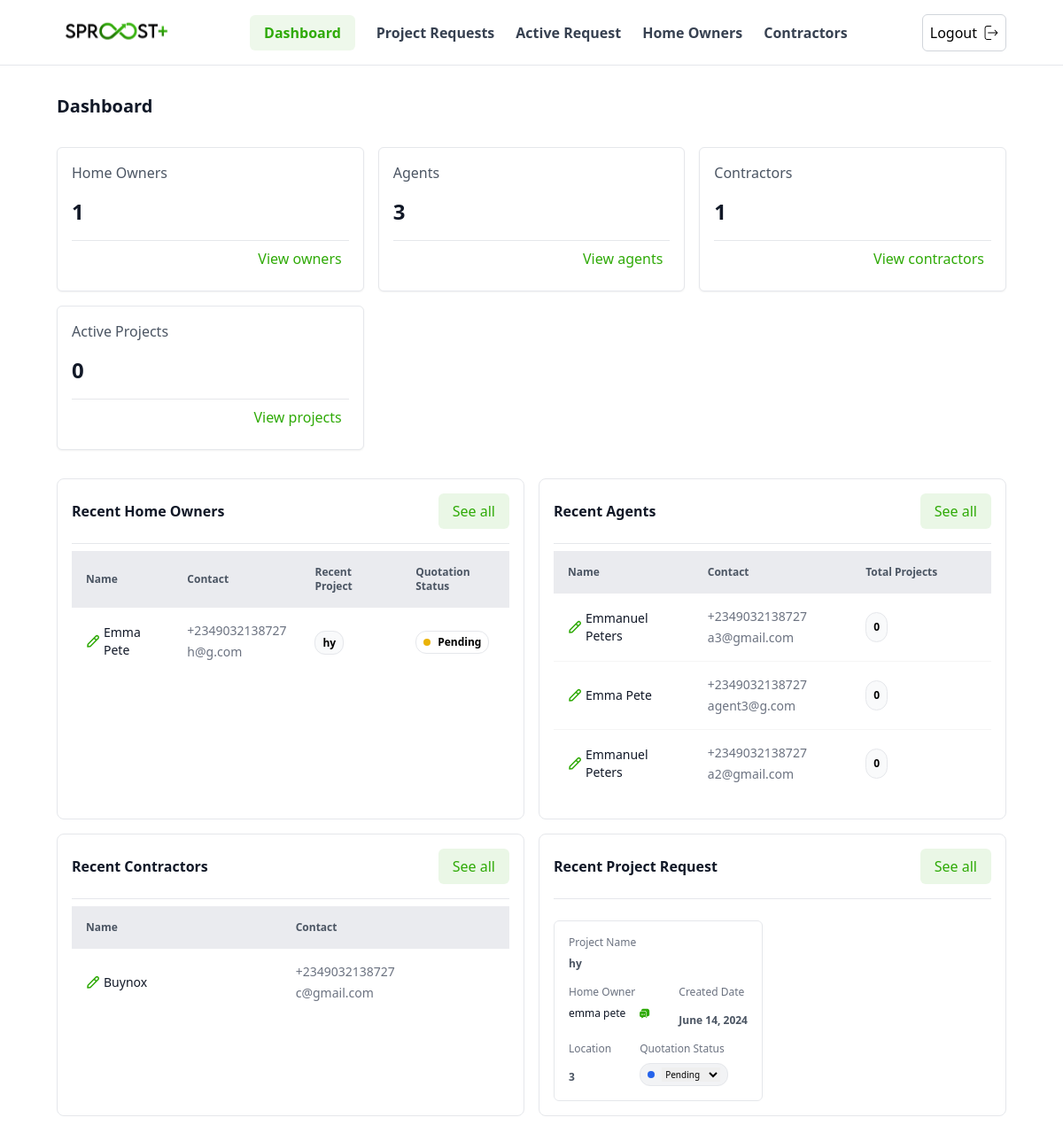
The app's page /user-admin/dashboard/ (signed in), older data.
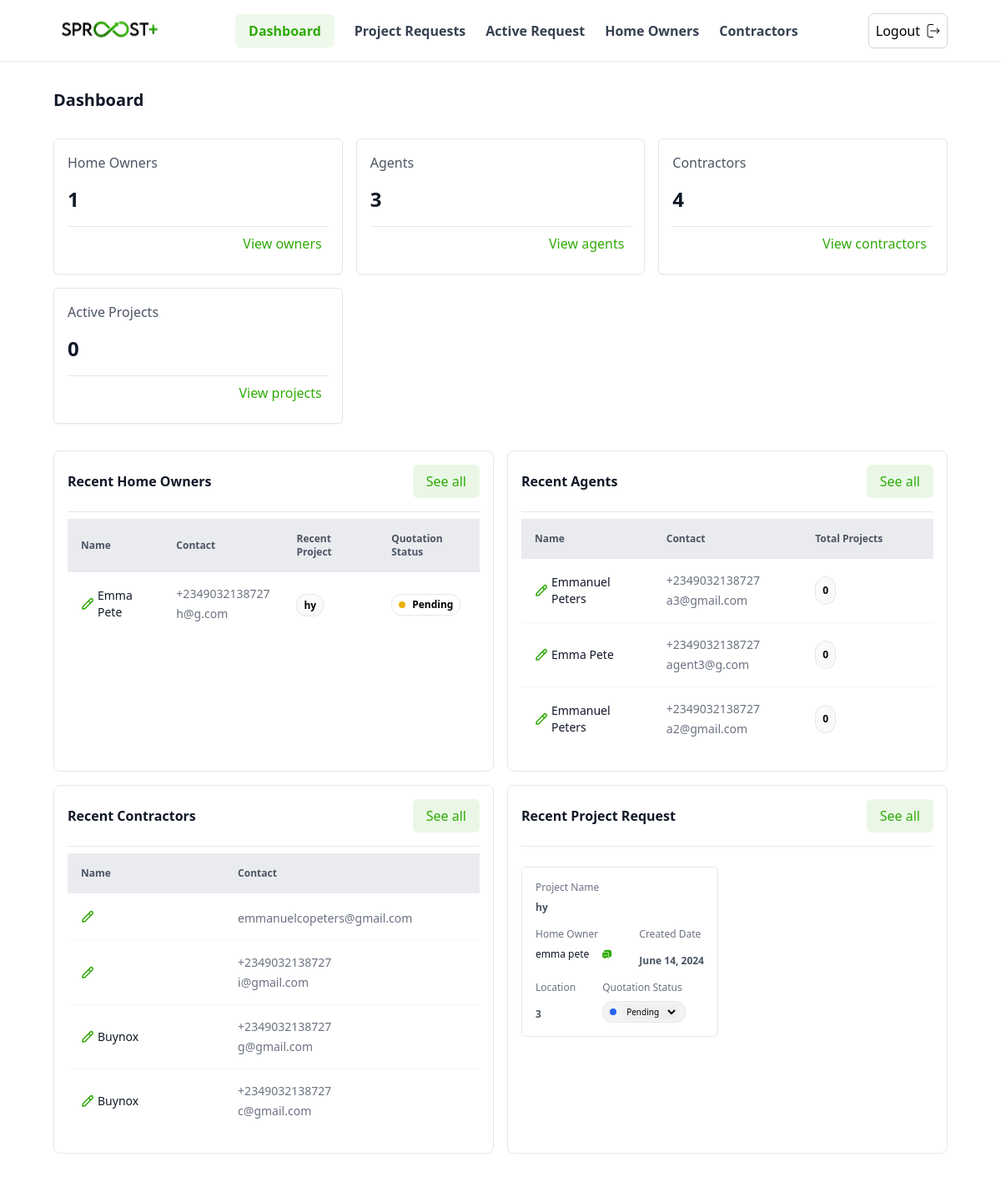
The same page, newer data.
### accounts/models.py (models this page shows, shortened)
class User(AbstractUser):
    phone_number = PhoneNumberField(null=False, blank=False)
    user_type = models.CharField(max_length = 3, choices = USER_TYPE_CHOICES)
    date_joined = models.DateTimeField(auto_now_add=True)
    slug = models.SlugField(
        blank=True,
        null=True,
        unique=True,
        max_length=100,
        allow_unicode=True)

### quotes/models.py (models this page shows, shortened)
class QuoteRequest(models.Model):
    user = models.ForeignKey("accounts.User", on_delete=models.CASCADE, null=False, related_name="quote_requests", help_text='created_by_home_owners')
    uuid = models.UUIDField(default=uuid.uuid4, editable=False, unique=True)
    title = models.CharField(max_length=255, null=False)
    summary = models.TextField(null=False, max_length=257)
    status = models.CharField(max_length=255, choices=QuoteRequestStatus.choices, default=QuoteRequestStatus.pending, null=False)
    contact_phone = models.CharField(max_length=20, null=False)
    contact_email = models.EmailField(max_length=255, null=False)
    property_address = models.CharField(max_length=255, null=False)
    upload_date = models.DateTimeField(auto_now_add=True, null=False)
    media_paths = GenericRelation("main.Media")
    is_quote = models.BooleanField(default=True)
    created_by_agent = models.ForeignKey("accounts.User", on_delete=models.SET_NULL, blank=True, null=True, related_name='agent_quote_requests')
    objects = QuoteRequestManager()

### profiles/models.py (models this page shows, shortened)
class ContractorProfile(models.Model):
    user = models.OneToOneField(User, on_delete=models.CASCADE, related_name = 'contractor_profile')
    company_name = models.CharField(max_length = 255)
    registration_number = models.CharField(max_length = 225)
    specialization = models.CharField(max_length = 225, null = True, blank = True)
    company_address = AddressField(null =True)
    website = models.URLField(max_length=255, null=True)
    city = models.CharField(max_length = 50)
    media_paths = GenericRelation("main.Media")
    image = models.ImageField(upload_to=image_upload_location, null=True)

### admins/views.py (the view)
# urls.py: path('dashboard/', views.adminDashboard, name="dashboard"),
@login_required
def adminDashboard(request):
    if request.user.user_type in ['HO', 'AG', 'CO']:
        return redirect('main:home')
    counts = User.objects.aggregate(
        home_owner_count=Count(Case(When(user_type='HO', then=1), output_field=CharField())),
        agent_count=Count(Case(When(user_type='AG', then=1), output_field=CharField())),
        contractor_count=Count(Case(When(user_type='CO', then=1), output_field=CharField())),
    )
    active_projects = Project.objects.filter(is_approved=True).count()
    recent_home_owners = User.objects.filter(user_type='HO').prefetch_related('quote_requests').order_by('-id')[:4]
    recent_agents = User.objects.filter(user_type='AG').annotate(
            total_projects=Count('assigned_properties_to__assigned_by__quote_requests__quote_project'),
    ).order_by('-id')[:4]
    recent_quote_requests = QuoteRequest.objects.select_related("user").order_by('-id')[:4]
    recent_contractors = User.objects.filter(user_type='CO').select_related("contractor_profile").order_by('-id')[:4]
    overall_stats = [
        {'title':'Home Owners', 'project_counts': counts['home_owner_count'], 'action':'View owners', 'link' : reverse('admins:homeowners')},
        {'title':'Agents', 'project_counts': counts['agent_count'], 'action':'View agents', 'link' : reverse('admins:agents')},
        {'title':'Contractors', 'project_counts': counts['contractor_count'], 'action':'View contractors', 'link' : reverse('admins:contractors')},
        {'title':'Active Projects', 'project_counts': active_projects, 'action':'View projects', 'link' : reverse('admins:active-projects')},
    ]
    context ={'recent_home_owners': recent_home_owners, 'recent_agents':recent_agents,
              'recent_contractors': recent_contractors, 'recent_quote_requests': recent_quote_requests, 'overall_stats': overall_stats,
              }
    return render(request, 'user_admin/dashboard.html', context)

### quotes/models.py (called while the page is built)
    @property
    def latest_quote(self):
        return self.order_by('-id').first()

### templates/user_admin/dashboard.html (shortened to what the changed rows need)
{% extends "user_admin/base.html" %}
{% load static %}
{% load form_tags %}
{% block content %}
<main class="w-full px-[1rem] md:px-[4rem] flex flex-col gap-8 my-8">
    <h2 class="text-xl text-gray-900 font-semibold">Dashboard</h2>
    <div class="w-full grid grid-cols-1 md:grid-cols-2 lg:grid-cols-3 xl:grid-cols-4 gap-4">
        {% for stat in overall_stats %}
        <div class="w-full p-4 bg-white border border-neutral-150 rounded-md shadow-sm">
            <div class="w-full flex flex-col gap-4">
                <div class="w-full flex items-center justify-between">
                    <h3 class="text-gray-600 font-medium">{{stat.title}}</h3>
                </div>
                <div class="w-full flex items-center justify-between">
                    <h3 class="text-gray-900 text-2xl font-semibold">{{stat.project_counts}}</h3>
                </div>
                <div class="flex justify-end border-t border-neutral-150 items-center p-2">
                    <a href="{{stat.link}}" class="text-primary font-medium ">{{stat.action}}</a>
                </div>
            </div>
        </div>
        {% endfor %}
    </div>
    <div class="w-full grid grid-cols-1 md:grid-cols-2 gap-4">
        <div class="rounded-lg w-full border border-neutral-150 p-4">
            <div class="w-full my-2">
                <table class="w-full">
                    <thead class="h-10 bg-gray-200 bg-opacity-80">
                        <tr class="text-gray-600 text-xs font-medium">
                            <th class="w-1/4 text-start p-4">Name</th>
                            <th class="w-1/4 text-start p-4">Contact</th>
                            <th class="w-1/4 text-start p-4">Recent Project</th>
                            <th class="w-1/4 text-start p-4">Quotation Status</th>
                        </tr>
                    </thead>
                    <tbody class="p-4">
                        {% for home_owner in recent_home_owners %}
                        <tr class="border-b border-neutral-100 last:border-0">
                            <td class="w-1/4 p-4">
                                <a href="{% url 'admins:update_home_owner' home_owner.pk %}" class="flex gap-1 items-center">
                                    <img class = "w-4" src = {% static "svgs/edit-02.svg" %} />
                                    <div class="w-full flex items-center gap-2">
                                        <p class="text-gray-900 text-sm font-medium capitalize">{{home_owner.first_name}} {{home_owner.last_name}}</p>
                                    </div>
                                </a>
                            </td>
                            <td class="w-1/4 p-4">
                                <div class="flex flex-col gap-1">
                                    <span class="text-gray-500 text-sm">{{home_owner.phone_number}}</span>
                                    <span class="text-gray-500 text-sm">{{home_owner.email}}</span>
                                </div>
                            </td>
                            <td class="w-1/4 p-4">
                                <span class=" font-semibold text-xs rounded-xl p-1 px-2 border border-neutral-150 bg-gray-50 bg-opacity-90  ">
                                    {{home_owner.quote_requests.latest_quote.title|default:"no projects"}}
                                </span>
                            </td>
                            <td class="w-1/4 p-4 ">
                                <div class="inline-flex items-center gap-2 rounded-xl p-1 px-2 border border-neutral-150">
                                    {% if home_owner.quote_requests.latest_quote.status %}
                                    <span class="w-2 h-2 bg-[#B42318] rounded-full {% if home_owner.quote_requests.latest_quote.status|lower == 'approved' %} bg-primary {% elif home_owner.quote_requests.latest_quote.status|lower == 'pending' %} bg-yellow-500 {% endif %} "></span>
                                    <span class="font-semibold text-xs capitalize">
                                        {{home_owner.quote_requests.latest_quote.status}}
                                    </span>
                                    {% endif %}
                                </div>
                            </td>
                        </tr>
                        {% endfor %}
                    </tbody>
                </table>
            </div>
        </div>
        <div class="rounded-lg w-full border border-neutral-150 p-4">
            <div class="w-full my-2">
                <table class="w-full">
                    <thead class="h-10 bg-gray-200 bg-opacity-80">
                        <tr class="text-gray-600 text-xs font-medium">
                            <th class="w-1/4 text-start p-4">Name</th>
                            <th class="w-1/4 text-start p-4">Contact</th>
                            <th class="w-1/4 text-start p-4">Total Projects</th>
                        </tr>
                    </thead>
                    <tbody class="p-4">
                        {% for agent in recent_agents %}
                        <tr class="border-b border-neutral-100 last:border-0">
                            <td class="w-1/4 p-4">
                                <a href = {% url 'admins:update_agent' agent.pk %} class="flex gap-1 items-center text-gray-900 text-sm font-medium capitalize">
                                    <img class = "w-4" src = {% static "svgs/edit-02.svg" %} />
                                    {{agent.first_name}} {{agent.last_name}}
                                </a>
                            </td>
                            <td class="w-1/4 p-4">
                                <div class="flex flex-col gap-1">
                                    <span class="text-gray-500 text-sm">{{agent.phone_number}}</span>
                                    <span class="text-gray-500 text-sm">{{agent.email}}</span>
                                </div>
                            </td>
                            <td class="w-1/4 p-4 ">
                                <div class="inline-flex items-center rounded-full bg-gray-50 p-2 border border-neutral-150">
                                    <span class="font-semibold text-xs capitalize">
                                        {{agent.total_projects}}
                                    </span>
                                </div>
                            </td>
                        </tr>
                        {% endfor %}
                    </tbody>
                </table>
            </div>
        </div>
        <div class="rounded-lg w-full border border-neutral-150 p-4">
            <div class="w-full my-2">
                <table class="w-full">
                    <thead class="h-10 bg-gray-200 bg-opacity-80">
                        <tr class="text-gray-600 text-xs font-medium">
                            <th class="w-1/4 text-start p-4">Name</th>
                            <th class="w-1/4 text-start p-4">Contact</th>
                        </tr>
                    </thead>
                    <tbody class="p-4">
                        {% for contractor in recent_contractors %}
                        <tr class="border-b border-neutral-100 last:border-0">
                            <td class="w-1/4 p-4">
                                <a href = {% url 'admins:update_contractor' contractor.pk %} class="text-gray-900 text-sm font-medium capitalize flex gap-1 items-center">
                                    <img class = "w-4" src = {% static "svgs/edit-02.svg" %} />
                                    {{contractor.contractor_profile.company_name}}
                                </a>
                            </td>
                            <td class="w-1/4 p-4">
                                <div class="flex flex-col gap-1">
                                    <span class="text-gray-500 text-sm">{{contractor.phone_number}}</span>
                                    <span class="text-gray-500 text-sm">{{contractor.email}}</span>
                                </div>
                            </td>
                        </tr>
                        {% endfor %}
                    </tbody>
                </table>
            </div>
        </div>
        <div class="rounded-lg w-full border border-neutral-150 p-4">
            <div class="flex mt-6 overflow-x-scroll hide-scroll">
                <div class="flex gap-4 items-center">
                    {% for quote in recent_quote_requests %}
                    <div class="w-full flex flex-col gap-4 p-4 border text-xs border-neutral-150 rounded-md w-max">
                        <div class="w-full flex items-center justify-between">
                            <div class="text-xs flex flex-col gap-2">
                                <span class="text-gray-500 font-medium">Project Name</span>
                                <h3 class="text-gray-600 font-semibold">{{quote.title}}</h3>
                            </div>
                        </div>
                        <div class="flex items-start gap-8">
                            <div class="">
                                <span class="text-gray-500 font-medium">Home Owner</span>
                                <div class="flex items-center gap-4 mt-2">
                                    <span class="text-gray-900 font-medium">{{quote.user.first_name}} {{quote.user.last_name}}</span>
                                    <img src="{% static 'svgs/chat-msg.svg' %}" alt="" />
                                </div>
                            </div>
                            <div class="text-xs flex flex-col gap-2">
                                <span class="text-gray-500 font-medium">Created Date</span>
                                <h3 class="text-gray-600 font-semibold mt-2">{{quote.upload_date|date:"F j, Y"}}</h3>
                            </div>
                        </div>
                        <div class="flex items-start gap-8">
                            <div class="text-xs flex flex-col gap-2">
                                <span class="text-gray-500 font-medium">Location</span>
                                <h3 class="text-gray-600 font-semibold mt-2">{{quote.property_address}}</h3>
                            </div>
                            <div class="text-xs flex flex-col gap-2">
                                <span class="text-gray-500 font-medium">Quotation Status</span>
                                <div id = "QuoteStatusContainer{{quote.pk}}" class = "p-1 px-2 bg-gray-200 text-[10px] bg-opacity-50 w-fit  border border-neutral-150 rounded-xl">
                                    {% include "user_admin/partials/QuoteStatusForm.html" %}
                                </div>
                            </div>
                        </div>
                    </div>
                    {% endfor %}
                </div>
            </div>
        </div>
    </div>
</main>
{% endblock content %}

### templates/user_admin/partials/QuoteStatusForm.html (shortened to what this page needs)
<div class = "mainContent inline-flex  items-center gap-2">
    <div class="w-2 h-2 {% if quote.status|lower == "pending" %} bg-blue-600 {% elif quote.status|lower == "approved" %} bg-green-600 {% else %} bg-red-600  {% endif %}rounded-full"></div>
    <select name="status"  class="focus:outline-none" hx-swap = "innerHTML" hx-post="{% url "admins:change-quote" quote.pk %}" hx-target = "#QuoteStatusContainer{{quote.pk}}" hx-indicator= "#QuoteStatusContainer{{quote.pk}}" hx-trigger="change" hx-data='{"status": this.value}' id="statusSelectInput">
        <option {% if quote.status|lower == "pending" %} selected {% endif %} value="Pending">Pending</option>
    </select>
</div>

Row changes from the older to the newer data that the page shows:
added User: email "emmanuelcopeters@gmail.com", shown under "Recent Contractors"
added User: phone_number "+2349032138727", email "i@gmail.com", shown under "Recent Contractors"
added User: contractor_profile.company_name "Buynox", phone_number "+2349032138727", email "g@gmail.com", shown under "Recent Contractors"
Text that changed along with them:
new list line: "Contractors 4 View contractors"
list line gone: "Contractors 1 View contractors"
